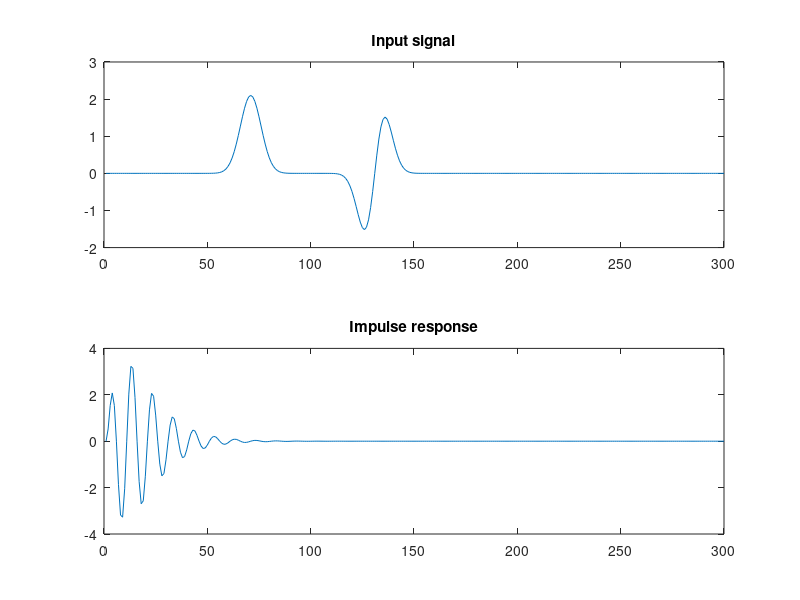
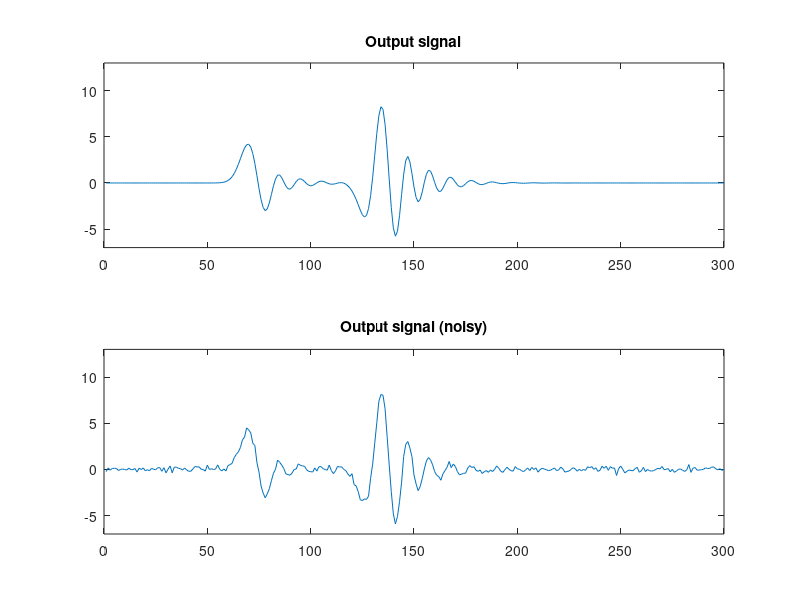

Here is the MATLAB script that generated these plots, in order: (Note: this script raises an error after producing the figures.)
clc;clear all;close all
N = 300;
n = (0:N-1)';                               % n : discrete-time index

w = 5;
n1 = 70;
n2 = 130;
x = 2.1 * exp(-0.5*((n-n1)/w).^2) - 0.5*exp(-0.5*((n-n2)/w).^2).*(n2 - n);    % x : input signal

h = n .* (0.9 .^n) .* sin(0.2*pi*n);        % h : impulse response

figure(1)
clf
subplot(2, 1, 1)
plot(x)
title('Input signal');
YL1 = [-2 3];
ylim(YL1);

subplot(2, 1, 2)
plot(h)
title('Impulse response');
randn('state', 0);                          % Set state for reproducibility

y = conv(h, x);
y = y(1:N);                                 % y : output signal (noise-free)

yn = y + 0.2 * randn(N, 1);                 % yn : output signal (noisy)

figure(2)
clf
subplot(2, 1, 1)
plot(y);
YL2 = [-7 13];
ylim(YL2);
title('Output signal');

subplot(2, 1, 2)
plot(yn);
title('Output signal (noisy)');
ylim(YL2);

H = convmtx(h, N);
H = H(1:N, :);                              % H : convolution matrix
e = ones(N, 1);
D = spdiags([e -2*e e], 0:2, N-2, N);

N = 100;
lambda = 0.1;
alpha = 1;
beta=max(eig(D'*D));
Nit = 700;

J = zeros(1, Nit); % Objective function
x = 0*H'*y; % Initialize x
T = lambda/(2*(alpha+lambda*beta));
for k = 1:Nit
Hx = H*x;
Dx= D*x;
J(k) = sum(abs(Hx(:)-y(:)).^2) + lambda*sum(abs(Dx(:)).^2);
x = wthresh(x*alpha + (H'*(y - Hx))/(alpha+lambda*beta),'s',T);
end
figure,subplot(2,1,1),plot(J),title('objective function');
subplot(2,1,2),plot(x),title('Restored signal');